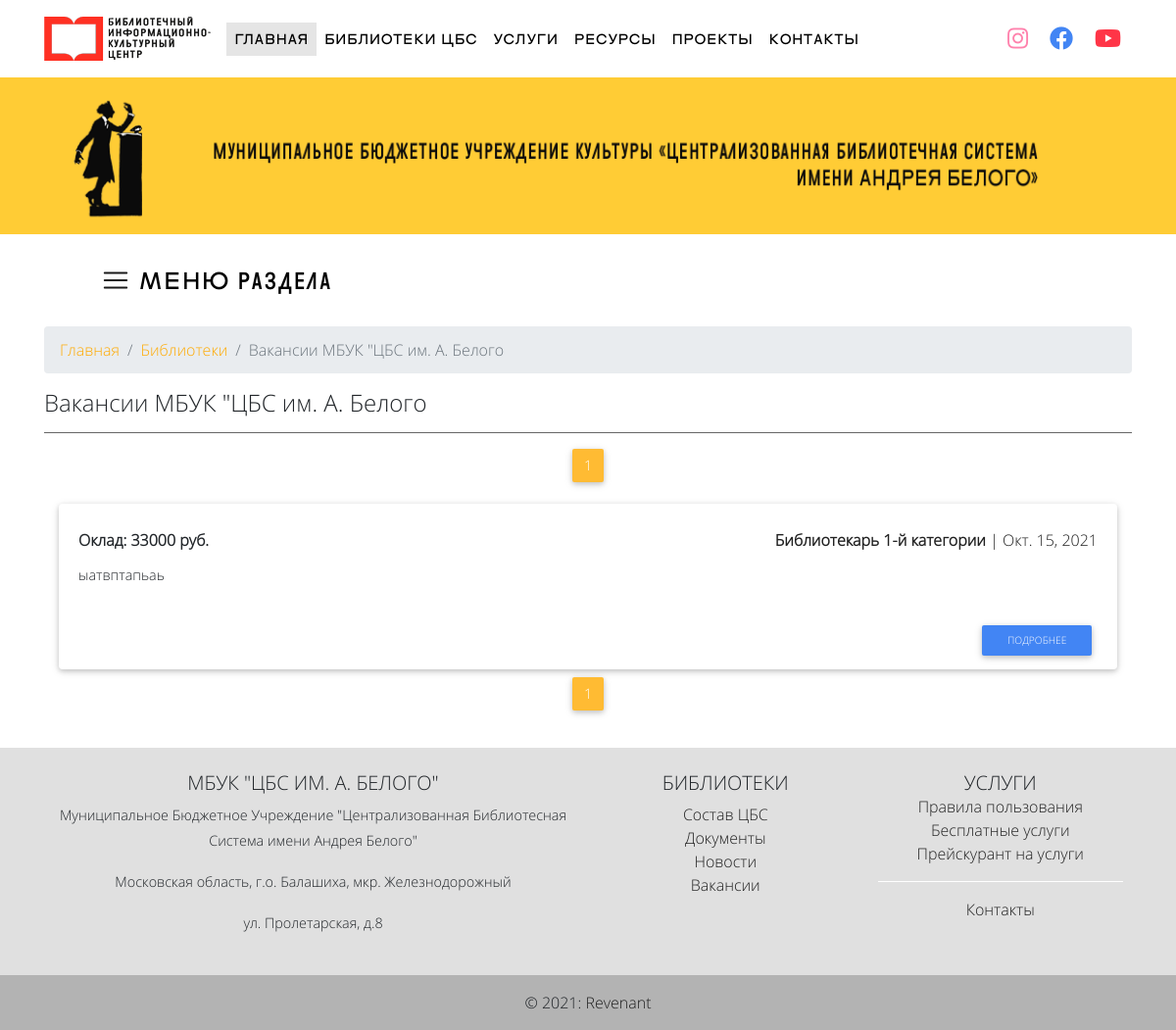
The page /vacancy/ on the database its author committed.
### web/models.py (models this page shows, shortened)
class Vacancy(models.Model):
    date = models.DateField(default=date.today, verbose_name='Дата')
    name = models.CharField(max_length=250, verbose_name='Заголовок')
    slug = models.SlugField(null=True, unique=True, verbose_name='Псевдоним')
    category = models.ForeignKey(u'Category', blank=True, on_delete=models.SET_NULL, related_name='vacancies', null=True, verbose_name='Категория')
    salary = models.CharField(max_length=5, verbose_name='Оклад')
    description = models.TextField(verbose_name='Текст')
    image = models.ImageField(upload_to='img/news', blank=True, null=True, verbose_name='Главное фото')
    published = models.BooleanField(default=True, verbose_name='Опубликована')
    class Meta:
        verbose_name = 'Вакансия'
        verbose_name_plural = 'Вакансии'

### web/views.py (the view)
# urls.py: path('vacancy/', views.vacancies, name='vacancies'),
def vacancies(request):
    title = 'Вакансии МБУК "ЦБС им. А. Белого'
    vacancies = Vacancy.objects.all()
    paginator = Paginator(vacancies, 5)
    page_number = request.GET.get('page')
    page_obj = paginator.get_page(page_number)
    return render(request, 'vacancies.html', {'title': title, 'vacancies': vacancies,
                                              'paginator': paginator, 'page_obj': page_obj})

### web/templates/vacancies.html (shortened to what this page needs)
{% extends "base.html" %}
{% load static %}
{% block content %}
{% include '_header_pages.html' %}
<div class="container">
    {% include "_page_menu_bib.html" %}
    <nav class='mt-2' aria-label="breadcrumb sm-hidden" id="breadcrumb">
      <ol class="breadcrumb">
        <li class="breadcrumb-item"><a href="#">Главная</a></li>
        <li class="breadcrumb-item"><a href="{% url 'biblioteki' %}">Библиотеки</a></li>
        <li class="breadcrumb-item active" aria-current="page">{{ title }}</li>
      </ol>
    </nav>
    <div class="row">
        <div class="col-md-12">
            <h3 class="">{{ title }}</h3>
            <hr class="hr-dark">
            <nav aria-label="Page navigation example">
              <ul class="pagination justify-content-center">
              {% for p in paginator.page_range %}
                  {% if page_obj.number == p %}
                <li class="page-item active" aria-current="page">
                  <a class="page-link" href="#">{{ p }} </a>
                </li>
                   {% else %}
                <li class="page-item"><a class="page-link" href="?page={{ p }}">{{ p }}</a></li>
                  {% endif %}
              {% endfor %}
              </ul>
            </nav>
            <div class="container-fluid mb-2">
                {% for Vacancy in vacancies %}
                    <div class="card mb-2">
                      <div class="card-body pt-1 pb-1 mt-1 mb-1">
                        <p class="card-text">
                          <div class="row">
                            <div class="col-md-3">
                                <h6><strong>Оклад: <span class="underline">{{ Vacancy.salary }}</span> руб.</strong></h6>
                            </div>
                            <div class="col-md-9">
                                <h6 class="text-right text-dark black-text"><strong>{{ Vacancy.name }}</strong> | {{ Vacancy.date }}</h6>
                            </div>
                          <div class="col-md-12">
                              {{ Vacancy.description | safe | slice:":200" }}
                          </div>
                        </div>
                        </p>
                        <a href="{% url 'vacancy' Vacancy.pk %}" class="btn btn-primary float-right btn-sm">Подробнее</a>
                      </div>
                    </div>
                {% endfor %}
                <nav aria-label="Page navigation example">
                  <ul class="pagination justify-content-center">
                  {% for p in paginator.page_range %}
                      {% if page_obj.number == p %}
                    <li class="page-item active" aria-current="page">
                      <a class="page-link" href="#">{{ p }} </a>
                    </li>
                       {% else %}
                    <li class="page-item"><a class="page-link" href="?page={{ p }}">{{ p }}</a></li>
                      {% endif %}
                  {% endfor %}
                  </ul>
                </nav>
            </div>
        </div>
    </div>
</div>
{% include '_footer.html' %}
{% endblock %}

### rows shown on the page
Vacancy: salary "33000", name "Библиотекарь 1-й категории", date "Окт. 15, 2021", description "ыатвптапьаь"

### other values the page prints
{{ title }} "Вакансии МБУК \"ЦБС им. А. Белого"
{{ p }} "1"
